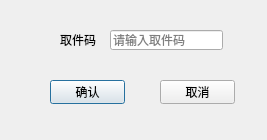
<?xml version="1.0" encoding="UTF-8"?>
<ui version="4.0">
 <class>Dialog</class>
 <widget class="QDialog" name="Dialog">
  <property name="geometry">
   <rect>
    <x>0</x>
    <y>0</y>
    <width>267</width>
    <height>140</height>
   </rect>
  </property>
  <property name="windowTitle">
   <string>Dialog</string>
  </property>
  <widget class="QLineEdit" name="lineEdit">
   <property name="geometry">
    <rect>
     <x>110</x>
     <y>30</y>
     <width>113</width>
     <height>20</height>
    </rect>
   </property>
   <property name="placeholderText">
    <string>请输入取件码 </string>
   </property>
  </widget>
  <widget class="QLabel" name="label">
   <property name="geometry">
    <rect>
     <x>60</x>
     <y>32</y>
     <width>54</width>
     <height>16</height>
    </rect>
   </property>
   <property name="text">
    <string>取件码</string>
   </property>
  </widget>
  <widget class="QPushButton" name="pushButton">
   <property name="geometry">
    <rect>
     <x>50</x>
     <y>80</y>
     <width>75</width>
     <height>24</height>
    </rect>
   </property>
   <property name="text">
    <string>确认</string>
   </property>
  </widget>
  <widget class="QPushButton" name="pushButton_2">
   <property name="geometry">
    <rect>
     <x>160</x>
     <y>80</y>
     <width>75</width>
     <height>24</height>
    </rect>
   </property>
   <property name="text">
    <string>取消</string>
   </property>
  </widget>
 </widget>
 <resources/>
 <connections/>
</ui>
